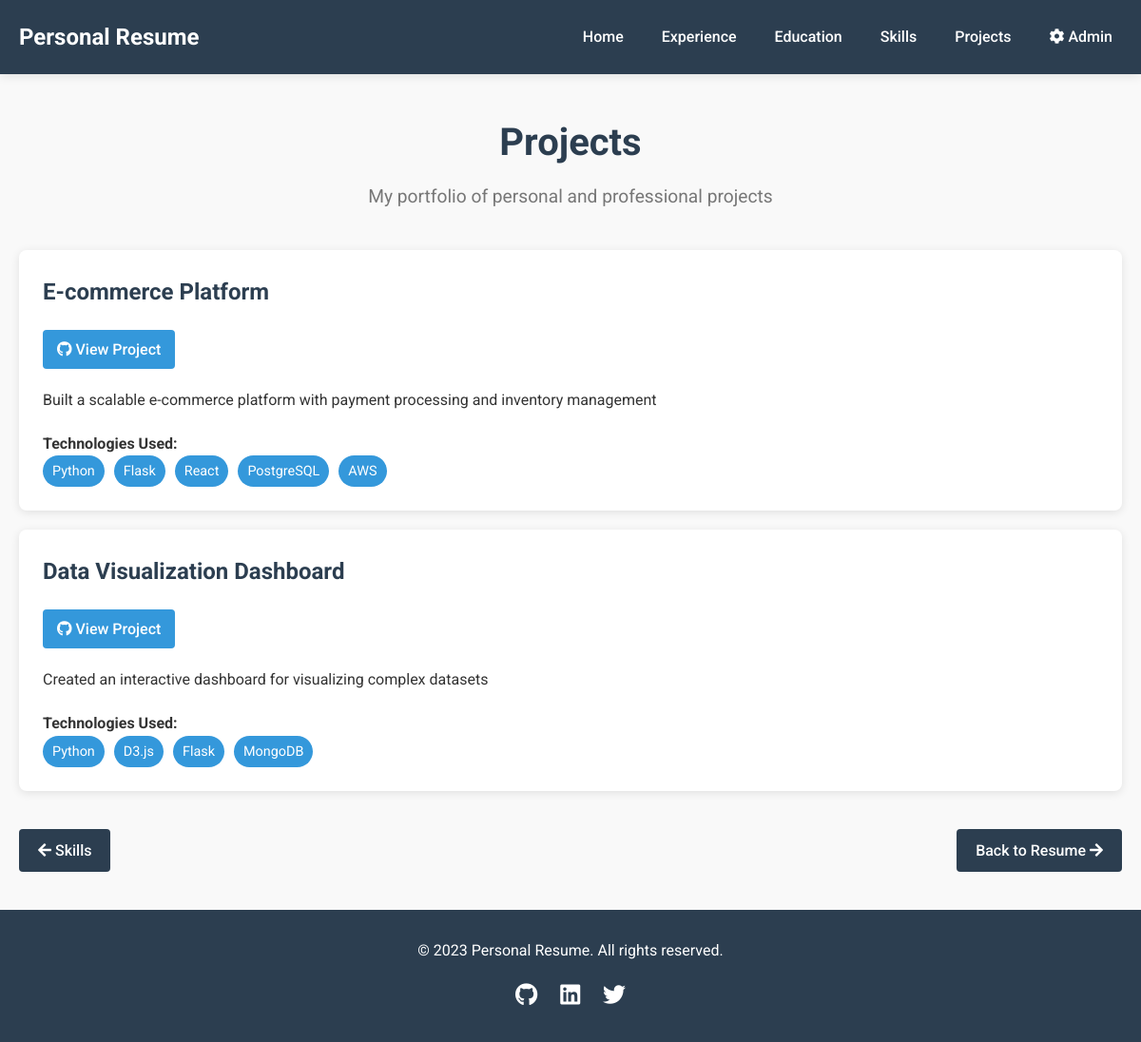
The app's page /projects with its own data.
### models.py (models this page shows)
class Project(db.Model):
    id = db.Column(db.Integer, primary_key=True)
    name = db.Column(db.String(100), nullable=False)
    description = db.Column(db.Text, nullable=False)
    link = db.Column(db.String(255))
    def to_dict(self):
        technologies = [t.name for t in self.technologies]
        return {
            'name': self.name,
            'description': self.description,
            'technologies': technologies,
            'link': self.link
        }

class ProjectTechnology(db.Model):
    id = db.Column(db.Integer, primary_key=True)
    name = db.Column(db.String(100), nullable=False)
    project_id = db.Column(db.Integer, db.ForeignKey('project.id'), nullable=False)
    project = db.relationship('Project', backref=db.backref('technologies', lazy=True, cascade="all, delete-orphan"))

### app.py (the view)
@app.route('/projects')
def projects():
    resume = get_resume_data()
    return render_template('projects.html', projects=resume['projects'])

### app.py (called while the page is built)
def get_resume_data():
    resume = {}
    personal_info = PersonalInfo.query.first()
    if personal_info:
        resume['personal_info'] = personal_info.to_dict()
    else:
        resume['personal_info'] = {}
    education_list = Education.query.all()
    resume['education'] = [edu.to_dict() for edu in education_list]
    experience_list = Experience.query.all()
    resume['experience'] = [exp.to_dict() for exp in experience_list]
    skills = Skill.query.all()
    skill_categories = {}
    for skill in skills:
        if skill.category not in skill_categories:
            skill_categories[skill.category] = []
        skill_categories[skill.category].append(skill.name)
    resume['skills'] = skill_categories
    projects_list = Project.query.all()
    resume['projects'] = [proj.to_dict() for proj in projects_list]
    return resume

### models.py (called while the page is built)
    def to_dict(self):
        return {
            'name': self.name,
            'title': self.title,
            'email': self.email,
            'phone': self.phone,
            'location': self.location,
            'about': self.about
        }

    def to_dict(self):
        return {
            'degree': self.degree,
            'institution': self.institution,
            'location': self.location,
            'period': self.period
        }

    def to_dict(self):
        achievements = [a.text for a in self.achievements]
        return {
            'position': self.position,
            'company': self.company,
            'location': self.location,
            'period': self.period,
            'description': self.description,
            'achievements': achievements
        }

### templates/projects.html (shortened to what this page needs)
{% extends "layout.html" %}
{% block content %}
<section class="page-header">
    <h1>Projects</h1>
    <p>My portfolio of personal and professional projects</p>
</section>
<section class="projects-section">
    {% for project in projects %}
    <div class="project-item">
        <div class="project-header">
            <h2>{{ project.name }}</h2>
            {% if project.link %}
            <a href="{{ project.link }}" class="project-link" target="_blank">
                <i class="fab fa-github"></i> View Project
            </a>
            {% endif %}
        </div>
        <div class="project-content">
            <div class="description">
                <p>{{ project.description }}</p>
            </div>
            <div class="technologies">
                <h4>Technologies Used:</h4>
                <div class="tech-tags">
                    {% for tech in project.technologies %}
                    <span class="tech-tag">{{ tech }}</span>
                    {% endfor %}
                </div>
            </div>
        </div>
    </div>
    {% endfor %}
</section>
<div class="section-navigation">
    <a href="{{ url_for('skills') }}" class="nav-button"><i class="fas fa-arrow-left"></i> Skills</a>
    <a href="{{ url_for('index') }}" class="nav-button">Back to Resume <i class="fas fa-arrow-right"></i></a>
</div>
{% endblock %}

### static/css/style.css (style rules this page uses)
:root { --primary-color: #2c3e50; --secondary-color: #3498db; --accent-color: #e74c3c; --text-color: #333; --light-text: #777; --background-color: #f9f9f9; --card-background: #fff; --border-color: #eaeaea; --shadow: 0 2px 10px rgba(0, 0, 0, 0.1); }
* { margin: 0; padding: 0; box-sizing: border-box; }
body { font-family: 'Roboto', sans-serif; line-height: 1.6; color: var(--text-color); background-color: var(--background-color); }
a { text-decoration: none; color: var(--secondary-color); transition: color 0.3s ease; }
.skill-tags, .tech-tags { display: flex; flex-wrap: wrap; gap: 10px; }
.skill-tag, .tech-tag { background-color: var(--secondary-color); color: white; padding: 5px 10px; border-radius: 20px; font-size: 0.9rem; }
.page-header { text-align: center; margin-bottom: 40px; }
.page-header h1 { font-size: 2.5rem; color: var(--primary-color); margin-bottom: 10px; }
.page-header p { color: var(--light-text); font-size: 1.2rem; }
.experience-section, .education-section, .skills-section, .projects-section { margin-bottom: 40px; }
.experience-item, .education-item, .project-item { background-color: var(--card-background); border-radius: 8px; box-shadow: var(--shadow); padding: 25px; margin-bottom: 20px; }
.experience-header, .education-header, .project-header { margin-bottom: 20px; }
.experience-header h2, .education-header h2, .project-header h2 { font-size: 1.5rem; color: var(--primary-color); margin-bottom: 10px; }
.description { margin-bottom: 20px; }
.project-link { display: inline-block; background-color: var(--secondary-color); color: white; padding: 8px 15px; border-radius: 4px; font-weight: 500; margin-top: 10px; }
.section-navigation { display: flex; justify-content: space-between; margin-top: 40px; }
.nav-button { display: inline-block; background-color: var(--primary-color); color: white; padding: 10px 20px; border-radius: 4px; font-weight: 500; transition: background-color 0.3s ease; }

### records on screen
Project: name "E-commerce Platform", description "Built a scalable e-commerce platform with payment processing and inventory management"
ProjectTechnology: name "Python"
ProjectTechnology: name "Flask"
ProjectTechnology: name "React"
ProjectTechnology: name "PostgreSQL"
ProjectTechnology: name "AWS"
Project: name "Data Visualization Dashboard", description "Created an interactive dashboard for visualizing complex datasets"
ProjectTechnology: name "Python"
ProjectTechnology: name "D3.js"
ProjectTechnology: name "Flask"
ProjectTechnology: name "MongoDB"
